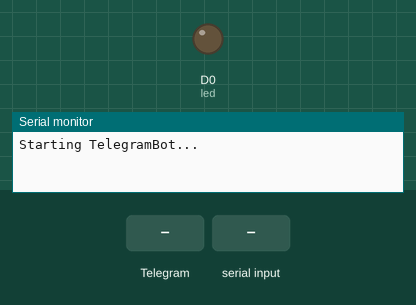
The sketch below on a simulated ESP8266 (NodeMCU). Shown: output pins drawn as LEDs (lit = HIGH), the last lines printed to the serial monitor. The inputs (shaded band) are chosen by the test bench.

Above: at 0.1 s.
At 3.0 s:
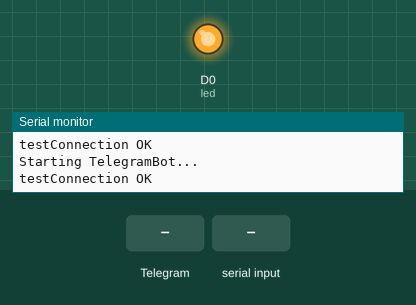
3.1 s: Telegram message "START" received
4.9 s: "3A001966D194" received over Serial
7.4 s: "3A001ABA0B91" received over Serial
9.9 s: "3A00194A355C" received over Serial
Timing chart, 0 to 12.9 s (numbered marks = the images above; inputs shaded):
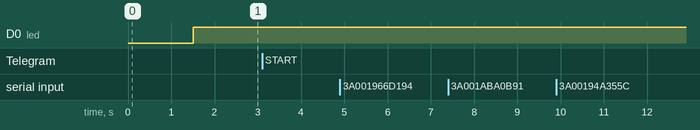

The sketch:

program.ino
```cpp
#include "CTBot.h"
#define  msg_sender_id  456019330
CTBot myBot;
String ssid = "smile";     // REPLACE mySSID WITH YOUR WIFI SSID
String pass = "123456789";

String token = "1161500489:AAFPeMNyDkVhipgFAxzT0OZX1PAoKP6_Afo";   // REPLACE myToken WITH YOUR TELEGRAM BOT TOKEN

const int rs = 5, en = 4, d4 = 0, d5 = 2, d6 = 14, d7 = 12;

uint8_t led = D0;            // the onboard ESP8266 LED.
                            // If you have a NodeMCU you can use the BUILTIN_LED pin
                            // (replace 2 with BUILTIN_LED)
char Start_buff[70];
int i,z;
char ch;
int str_len;
String message="";
int A=0,B=0,C=0,D=0; //For 4 RFID Tags
char textmessage[20];
TBMessage msg;
void MESSAGE_SEND();
void WAITING();
void setup()
{
    // initialize the Serial
    Serial.begin(9600);
    Serial.println("Starting TelegramBot...");

    // connect the ESP8266 to the desired access point
    myBot.wifiConnect(ssid, pass);

    // set the telegram bot token
    myBot.setTelegramToken(token);

    // check if all things are ok
    if (myBot.testConnection())
        Serial.println("\ntestConnection OK");
    else
        Serial.println("\ntestConnection NOK");

   TEST();
}

void loop()
{
    RFID_CHECKING();
}

void RFID_CHECKING()
{

 Serial.println("SHOW DEVICE");
 while(1)
 {
    if(Serial.available()>0)
    {
      message=Serial.readString();
      int str_len = message.length() + 1;
      char textmessage[12];
      message.toCharArray(textmessage,str_len);
      Serial.println(textmessage);
      textmessage[12]='\0';
      if((strcmp(textmessage,"3A001966D194"))== 0)
      {
          //For Syringes
          Serial.print("MEDICAL DEVICE: Syringe USED COUNT:");
          Serial.println(A);
          A++;
          delay(1000);

          if(A>1)
          {
            Serial.println("MEDICAL DEVICE: SYRINGE USAGE COMPLETED..");
            myBot.sendMessage(msg_sender_id, "MEDICAL DEVICE:SYRINGE USAGE COMPLETED..");
            A=0;
          }
      }

      if((strcmp(textmessage,"3A001ABA0B91"))==0)
      {
          //FOR BLOOD LANCET
          if(B!=0)
             Serial.print("MEDICAL DEVICE: Blood Lancet IS IT STERILIZED: NO");
          else
             Serial.print("MEDICAL DEVICE: Blood Lancet IS IT STERILIZED: YES");
          B++;
          delay(1000);

          if(B>1)
          {
            Serial.println("  MEDICAL DEVICE:BLOOD LANCET NOT STERILIZED..");
            myBot.sendMessage(msg_sender_id, "MEDICAL DEVICE:BLOOD LANCET NOT STERILIZED..");
            B=0;
          }
      }

      if((strcmp(textmessage,"3A00194A355C"))==0)
      {
          //FOR FORCEPS
          if(C!=0)
             Serial.print("MEDICAL DEVICE: Forceps IS IT STERILIZED: NO");
          else
             Serial.print("MEDICAL DEVICE: Forceps IS IT STERILIZED: YES");
          C++;
          delay(1000);

          if(C>1)
          {
            Serial.println("   MEDICAL DEVICE:FORCEPS NOT STERILIZED..");
            myBot.sendMessage(msg_sender_id, "MEDICAL DEVICE:FORCEPS NOT STERILIZED..");
            C=0;
          }
      }

      if((strcmp(textmessage,"3A00190A361F"))==0)
      {
          //Blood Storage Bottle
          Serial.print("MEDICAL DEVICE:Storage Bottle USED COUNT:");
          Serial.println(D);
          D++;
          delay(1000);

          if(D>1)
          {
            Serial.println("MEDICAL DEVICE:STORARGE BOTTLE USAGE COMPLETED..");
            myBot.sendMessage(msg_sender_id, "MEDICAL DEVICE:STORAGE BOTTLE USAGE COMPLETED..");
            D=0;
          }
      }
    }
 }
}

void MESSAGE_SEND()
{
   myBot.sendMessage(msg_sender_id, "SEND START TO CONTINUE");
}

void TEST()
{
  String ssid = "smile";     // REPLACE mySSID WITH YOUR WIFI SSID
  String pass = "123456789";

  String token = "1161500489:AAFPeMNyDkVhipgFAxzT0OZX1PAoKP6_Afo";

  uint8_t led = D0;            // the onboard ESP8266 LED.
                            // If you have a NodeMCU you can use the BUILTIN_LED pin
                            // (replace 2 with BUILTIN_LED)

  TBMessage msg;

    // initialize the Serial
  Serial.begin(9600);
  Serial.println("Starting TelegramBot...");

    // connect the ESP8266 to the desired access point
  myBot.wifiConnect(ssid, pass);

    // set the telegram bot token
  myBot.setTelegramToken(token);

    // check if all things are ok
  if (myBot.testConnection())
      Serial.println("\ntestConnection OK");
  else
      Serial.println("\ntestConnection NOK");
    // set the pin connected to the LED to act as output pin
    pinMode(led, OUTPUT);
    digitalWrite(led, HIGH); // turn off the led (inverted logic!)
   //myBot.sendMessage(msg_sender_id, "HOSPITAL WASTE MANAGEMENT SYSTEM");
  MESSAGE_SEND();

  while(1) {
    // a variable to store telegram message data
    // if there is an incoming message...
    if (myBot.getNewMessage(msg)) {

        if (msg.text.equalsIgnoreCase("START")) {              // if the received message is "LIGHT ON"...
            digitalWrite(led, HIGH);                               // turn on the LED (inverted logic!)
            myBot.sendMessage(msg.sender.id, "WELCOME TO HOSPITAL MANAGEMENT SYSTEM... ");  // notify the sender
            Serial.println(msg.sender.id);
          //WAITING();
          RFID_CHECKING();
        }
         else {                                                    // otherwise...
            // generate the message for the sender
            String reply;
            reply = (String)"Welcome " + msg.sender.username + (String)". Try START";
            myBot.sendMessage(msg.sender.id, reply);             // and send it

        }
    }
    // wait 500 milliseconds
    delay(500);
}
}
```
